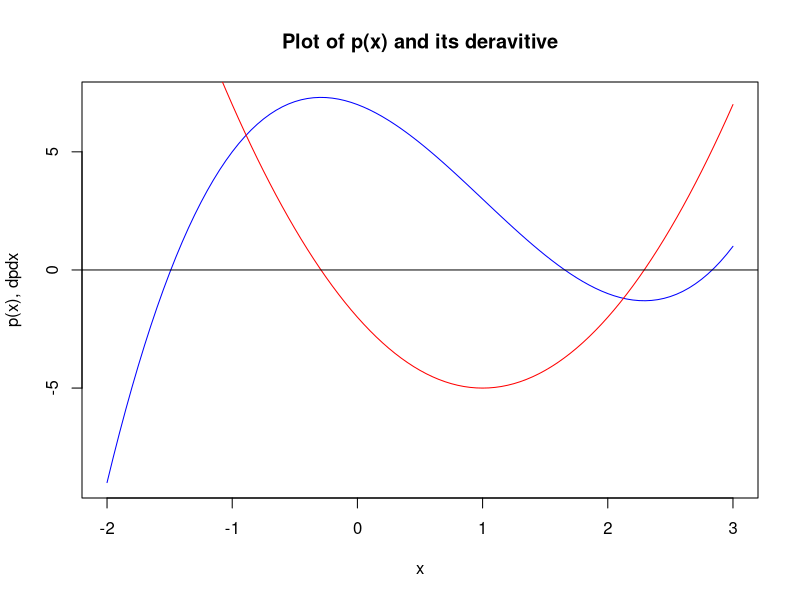

Here is the R script that generated this plot:
# install package
install.packages("polynom")
require(polynom)

x<- polynomial(c(0,1))

p <- x^3 - 3*x^2 - 2*x + 7

print(p)

p_class <- class(p)
cat("The class of variable p is: ",p_class,"\n")

cofficent <- coef(p)
cat("cofficent's are: ",cofficent)

# y^2 +2*y

y <- polynomial(c(0,1))
q <- y^2 +2*y
print(q)

y_class <- class(y)
q_class <- class(q)

cat("class of variable y is: ",y_class,"\n")
cat("The class of variable q is: ",q_class,"\n")

p_plus_q <- p + q
p_minus_q <- p - q
p_times_q <- p * q

cat("p + q = ",p_plus_q)
cat("p - q = ",p_minus_q)
cat("p * q = ",p_times_q)

  dpdx <- deriv(p)
  dqdy<- deriv(q)
  
  cat("derivate of p is: ",dpdx)
  cat("derivate of q is: ",dqdy)
    
  #comvert to function so the curve function can take it as an argument
  p_func <- as.function(p)
  dpdx_func <- as.function(dpdx)
  
  #plot function
  curve(p_func, from = -2, to =3,col="blue",ylab="p(x), dpdx",main="Plot of p(x) and its deravitive")
  curve(dpdx_func, from =-2, to = 3, col ="red", add = TRUE)
  
  abline(h=0)
  
  #Part 2
  
  library(datasets)
  my_df <- airquality
  
  str(my_df)
  head(my_df)
  
  names(my_df)
  # install pacjage to use the select method so its possible to make data frame
  install.packages("dplyr")
  library(dplyr)
  my_df_temp <- select(my_df, Temp)
  
  
  june_temp <- filter(my_df, Month == 6)$Temp
  july_temp <- filter(my_df, Month == 7)$Temp
  august_temp <- filter(my_df, Month == 8)$Temp
  
  mean(june_temp)
  median(june_temp)
  sd(june_temp)
  
  all_temp <- my_df$Temp
  mean_temp <- mean(all_temp, na.rm = TRUE)
  sd_temp <- sd(all_temp, na.rm = TRUE)
  
  #probality of temp < 70
  pnorm(70, mean = mean_temp, sd = sd_temp)
  #probality of temp > 85
  1 - pnorm(85, mean = mean_temp, sd = sd_temp)
  #probality of 90 > temp < 75
  pnorm(90, mean=mean_temp, sd = sd_temp) - pnorm(75, mean=mean_temp, sd = sd_temp)
